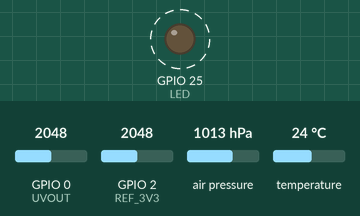
Bench run of a sketch on a simulated ESP32. Shown: output pins drawn as LEDs (lit = HIGH). Dashed ring = blinking. Inputs (shaded band) come from the test bench; at power-on: air pressure 1013 hPa, GPIO 0 (UVOUT) = 2048, GPIO 2 (REF_3V3) = 2048, temperature 24 °C. No radio packets arrive unless stated; pins used as bus, display or sensor lines are not drawn; what the sketch prints to the serial monitor is not drawn.

Above: at 1.3 s.
1.4 s: air pressure set to 1025 hPa
5.0 s: air pressure set to 1048 hPa
Timing chart, 0 to 15.2 s (numbered marks = the images above; inputs shaded):
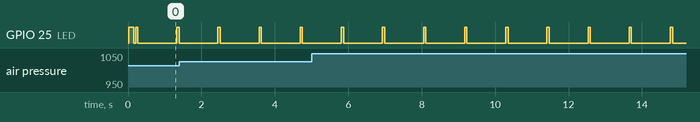

The sketch:

TX.ino
```cpp
#include <Wire.h>
#include <SPI.h>
#include <LoRa.h>
#include <SFE_BMP180.h>

#define CS 18   // Pin de CS del módulo LoRa
#define RST 14  // Pin de Reset del módulo LoRa
#define IRQ 7   // Pin del IRQ del módulo LoRa
#define LED 25  // Pin del LED onboard

#define SERIAL_BAUDRATE 115200  // Velocidad del Puerto Serie
#define INTERVAL_TIME_TX 1000   // Cantidad de Segundos entre cada TX

#define ALTITUDE 0.0

#define LORA_FREQUENCY 915000000  // Frecuencia en Hz a la que se quiere transmitir.
#define LORA_SYNC_WORD 0xF3       // Byte value to use as the sync word, defaults to 0x12
#define LORA_POWER 17             // TX power in dB, defaults to 17. Supported values are 2 to 20 for PA_OUTPUT_PA_BOOST_PIN, and 0 to 14 for PA_OUTPUT_RFO_PIN.
#define LORA_SPREAD_FACTOR 7      // Spreading factor, defaults to 7. Supported values are between 6 and 12 (En Argentina se puede utilizar entre 7 a 10)
#define LORA_SIG_BANDWIDTH 125E3  // Signal bandwidth in Hz, defaults to 125E3. Supported values are 7.8E3, 10.4E3, 15.6E3, 20.8E3, 31.25E3, 41.7E3, 62.5E3, 125E3, 250E3, and 500E3
#define LORA_CODING_RATE 5        // Denominator of the coding rate, defaults to 5. Supported values are between 5 and 8, these correspond to coding rates of 4/5 and 4/8. The coding rate numerator is fixed at 4.

SFE_BMP180 bmp;

double baseline;
double T, P, A;
unsigned int pktNumber = 0;
double bitRate;

int UVOUT = 0;    //Output from the sensor
int REF_3V3 = 2;  //3.3V power on the ESP32 board

void setup() {
  pinMode(UVOUT, INPUT);
  pinMode(REF_3V3, INPUT);
  pinMode(LED, OUTPUT);
  Serial.begin(SERIAL_BAUDRATE);

  pinMode(RST, OUTPUT);
  digitalWrite(RST, HIGH);

  //Inicializar módulo LoRa
  LoRa.setPins(CS, RST, IRQ);

  while (!LoRa.begin(LORA_FREQUENCY)) {
    Serial.println(".");
    delay(500);
  }

  LoRa.setTxPower(LORA_POWER);
  LoRa.setSpreadingFactor(LORA_SPREAD_FACTOR);
  LoRa.setSignalBandwidth(LORA_SIG_BANDWIDTH);
  LoRa.setCodingRate4(LORA_CODING_RATE);
  LoRa.setSyncWord(LORA_SYNC_WORD);
  LoRa.enableCrc();

  // Calculo del BitRate = (SF * (BW / 2 ^ SF)) * (4.0 / CR)
  bitRate = (LORA_SPREAD_FACTOR * (LORA_SIG_BANDWIDTH / pow(2, LORA_SPREAD_FACTOR))) * (4.0 / LORA_CODING_RATE);

  Serial.println("LoRa OK!");

  bool bmpIsInit = false;

  Serial.println("Iniciando BMP180 ");

  // Si el BMP180 no inicializa, no arranca la placa y el led onboard queda encendido!
  digitalWrite(LED, HIGH);

  do {
    delay(100);
    if (bmp.begin()) {
      Serial.println("BMP180 inicio OK");
      baseline = getPressure();
      Serial.print("Presion Base: ");
      Serial.print(baseline);
      Serial.println(" hpa");
      bmpIsInit = true;
      digitalWrite(LED, LOW);
    } else {
      Serial.println("No entro :-(");
    }

  } while (!bmpIsInit);
}


void loop() {
  int uvLevel = averageAnalogRead(UVOUT);
  int refLevel = averageAnalogRead(REF_3V3);

  P = getPressure();
  A = bmp.altitude(P,baseline);
  bmp.getTemperature(T);

  //Use the 3.3V power pin as a reference to get a very accurate output value from sensor
  float outputVoltage = 3.3 / refLevel * uvLevel;

  float uvIntensity = mapfloat(outputVoltage, 0.99, 2.8, 0.0, 15.0);  //Convert the voltage to a UV intensity level

  Serial.print("LoRa BitRate: ");
  Serial.print(bitRate);
  Serial.println(" bps");

  Serial.print("MP8511 output: ");
  Serial.print(uvLevel);
  Serial.print(" MP8511 voltage: ");
  Serial.print(outputVoltage);
  Serial.print(" UV Intensity (mW/cm^2): ");
  Serial.println(uvIntensity);

  Serial.print("Temperatura: ");
  if (T >= 0.0) Serial.print(" ");
  Serial.print(T);
  Serial.println(" °C ");

  Serial.print("Presion Base: ");
  Serial.print(baseline * 0.01);
  Serial.println(" hpa");

  Serial.print("Presion Absoluta: ");
  Serial.print(P * 0.01, 2);
  Serial.print(" hpa | ");
  Serial.print(P * 0.750063755);
  Serial.print(" mmHg | ");
  Serial.print(P * 0.014503774);
  Serial.println(" psi");

  Serial.print("Altura: ");
  if (A >= 0.0) Serial.print(" ");
  Serial.print(A);
  Serial.println(" m, ");

  pktNumber++;
  Serial.print("Packet Number: ");
  Serial.println(pktNumber);

  Serial.println("Sending: ");
  Serial.print(pktNumber);
  Serial.print(",");
  Serial.print(uvLevel);
  Serial.print(",");
  Serial.print(outputVoltage);
  Serial.print(",");
  Serial.print(uvIntensity);
  Serial.print(",");
  Serial.print(baseline * 0.01);
  Serial.print(",");
  Serial.print(P);
  Serial.print(",");
  Serial.print(A);
  Serial.print(",");
  Serial.println(T);
  Serial.println("=====================================================================");

  digitalWrite(LED, HIGH);

  LoRa.beginPacket();
  LoRa.print(pktNumber);
  LoRa.print(",");
  LoRa.println(uvLevel);
  LoRa.print(",");
  LoRa.print(outputVoltage);
  LoRa.print(",");
  LoRa.print(uvIntensity);
  LoRa.print(",");
  LoRa.print(baseline * 0.01);
  LoRa.print(",");
  LoRa.print(P);
  LoRa.print(",");
  LoRa.print(A);
  LoRa.print(",");
  LoRa.print(T);

  LoRa.endPacket();

  if (pktNumber == 255) {
    pktNumber = 0;
  }

  digitalWrite(LED, LOW);
  Serial.println("=====================================================================");
  delay(INTERVAL_TIME_TX);
}

int averageAnalogRead(int pinToRead) {
  byte numberOfReadings = 8;
  unsigned int runningValue = 0;

  for (int x = 0; x < numberOfReadings; x++)
    runningValue += analogRead(pinToRead);
  runningValue /= numberOfReadings;

  return (runningValue);
}

float mapfloat(float x, float in_min, float in_max, float out_min, float out_max) {
  return (x - in_min) * (out_max - out_min) / (in_max - in_min) + out_min;
}


double getPressure()
{
  char status;
  double p0;

  // You must first get a temperature measurement to perform a pressure reading.

  // Start a temperature measurement:
  // If request is successful, the number of ms to wait is returned.
  // If request is unsuccessful, 0 is returned.

  status = bmp.startTemperature();
  if (status != 0)
  {
    // Wait for the measurement to complete:

    delay(status);

    // Retrieve the completed temperature measurement:
    // Note that the measurement is stored in the variable T.
    // Use '&T' to provide the address of T to the function.
    // Function returns 1 if successful, 0 if failure.

    status = bmp.getTemperature(T);
    if (status != 0)
    {
      // Start a pressure measurement:
      // The parameter is the oversampling setting, from 0 to 3 (highest res, longest wait).
      // If request is successful, the number of ms to wait is returned.
      // If request is unsuccessful, 0 is returned.

      status = bmp.startPressure(3);
      if (status != 0)
      {
        // Wait for the measurement to complete:
        delay(status);

        // Retrieve the completed pressure measurement:
        // Note that the measurement is stored in the variable P.
        // Use '&P' to provide the address of P.
        // Note also that the function requires the previous temperature measurement (T).
        // (If temperature is stable, you can do one temperature measurement for a number of pressure measurements.)
        // Function returns 1 if successful, 0 if failure.

        status = bmp.getPressure(P,T);
        if (status != 0)
        {
          return(P);
        }
        else Serial.println("error retrieving pressure measurement\n");
      }
      else Serial.println("error starting pressure measurement\n");
    }
    else Serial.println("error retrieving temperature measurement\n");
  }
  else Serial.println("error starting temperature measurement\n");
}
```

Measured:
- by itself, GPIO 25 (LED): alternates HIGH for 0.06 s and LOW for 1.1 s
